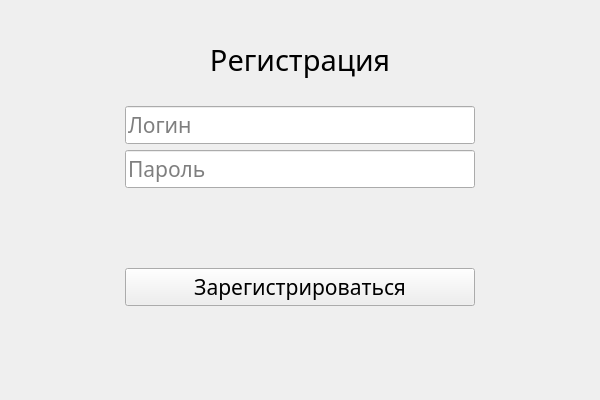
<?xml version="1.0" encoding="UTF-8"?>
<ui version="4.0">
 <class>Dialog</class>
 <widget class="QDialog" name="Dialog">
  <property name="geometry">
   <rect>
    <x>0</x>
    <y>0</y>
    <width>600</width>
    <height>400</height>
   </rect>
  </property>
  <property name="font">
   <font>
    <family>Microsoft YaHei UI Light</family>
   </font>
  </property>
  <property name="windowTitle">
   <string>Регистрация</string>
  </property>
  <property name="windowIcon">
   <iconset theme="contact-new"/>
  </property>
  <layout class="QHBoxLayout" name="horizontalLayout">
   <item>
    <spacer name="horizontalSpacer">
     <property name="orientation">
      <enum>Qt::Orientation::Horizontal</enum>
     </property>
     <property name="sizeHint" stdset="0">
      <size>
       <width>98</width>
       <height>20</height>
      </size>
     </property>
    </spacer>
   </item>
   <item>
    <widget class="QWidget" name="widget" native="true">
     <layout class="QVBoxLayout" name="verticalLayout">
      <item>
       <widget class="QLabel" name="nameLabel">
        <property name="sizePolicy">
         <sizepolicy hsizetype="Preferred" vsizetype="Fixed">
          <horstretch>0</horstretch>
          <verstretch>0</verstretch>
         </sizepolicy>
        </property>
        <property name="minimumSize">
         <size>
          <width>0</width>
          <height>80</height>
         </size>
        </property>
        <property name="font">
         <font>
          <family>Microsoft YaHei UI Light</family>
          <pointsize>22</pointsize>
         </font>
        </property>
        <property name="text">
         <string>Регистрация</string>
        </property>
        <property name="textFormat">
         <enum>Qt::TextFormat::PlainText</enum>
        </property>
        <property name="alignment">
         <set>Qt::AlignmentFlag::AlignCenter</set>
        </property>
       </widget>
      </item>
      <item>
       <widget class="QLineEdit" name="loginInput">
        <property name="minimumSize">
         <size>
          <width>350</width>
          <height>0</height>
         </size>
        </property>
        <property name="font">
         <font>
          <family>Microsoft YaHei UI Light</family>
          <pointsize>16</pointsize>
         </font>
        </property>
        <property name="inputMask">
         <string/>
        </property>
        <property name="text">
         <string/>
        </property>
        <property name="placeholderText">
         <string>Логин</string>
        </property>
       </widget>
      </item>
      <item>
       <widget class="QLineEdit" name="passInput">
        <property name="font">
         <font>
          <family>Microsoft YaHei UI Light</family>
          <pointsize>16</pointsize>
         </font>
        </property>
        <property name="inputMethodHints">
         <set>Qt::InputMethodHint::ImhHiddenText|Qt::InputMethodHint::ImhNoAutoUppercase|Qt::InputMethodHint::ImhNoPredictiveText|Qt::InputMethodHint::ImhSensitiveData</set>
        </property>
        <property name="echoMode">
         <enum>QLineEdit::EchoMode::Password</enum>
        </property>
        <property name="placeholderText">
         <string>Пароль</string>
        </property>
       </widget>
      </item>
      <item>
       <spacer name="verticalSpacer_3">
        <property name="orientation">
         <enum>Qt::Orientation::Vertical</enum>
        </property>
        <property name="sizeHint" stdset="0">
         <size>
          <width>20</width>
          <height>40</height>
         </size>
        </property>
       </spacer>
      </item>
      <item>
       <widget class="QPushButton" name="regButton">
        <property name="font">
         <font>
          <family>Microsoft YaHei UI Light</family>
          <pointsize>16</pointsize>
         </font>
        </property>
        <property name="text">
         <string>Зарегистрироваться</string>
        </property>
        <property name="autoDefault">
         <bool>false</bool>
        </property>
       </widget>
      </item>
      <item>
       <spacer name="verticalSpacer_4">
        <property name="orientation">
         <enum>Qt::Orientation::Vertical</enum>
        </property>
        <property name="sizeHint" stdset="0">
         <size>
          <width>20</width>
          <height>40</height>
         </size>
        </property>
       </spacer>
      </item>
     </layout>
    </widget>
   </item>
   <item>
    <spacer name="horizontalSpacer_2">
     <property name="orientation">
      <enum>Qt::Orientation::Horizontal</enum>
     </property>
     <property name="sizeHint" stdset="0">
      <size>
       <width>98</width>
       <height>20</height>
      </size>
     </property>
    </spacer>
   </item>
  </layout>
 </widget>
 <resources/>
 <connections/>
</ui>
